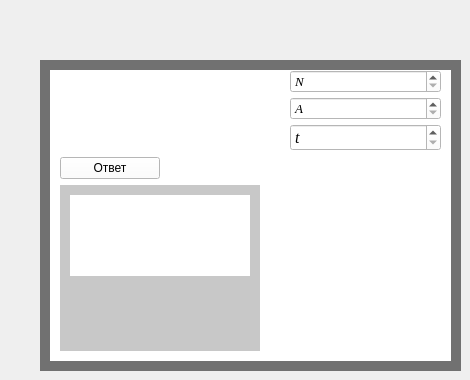
    <widget class="QWidget" name="tab_9">
     <attribute name="title">
      <string>Мощность</string>
     </attribute>
     <widget class="QWidget" name="widget_48" native="true">
      <property name="geometry">
       <rect>
        <x>40</x>
        <y>60</y>
        <width>421</width>
        <height>311</height>
       </rect>
      </property>
      <property name="styleSheet">
       <string notr="true">background-color: rgb(0, 0, 0);
background-color: rgb(113, 113, 113);</string>
      </property>
      <widget class="QWidget" name="widget_49" native="true">
       <property name="geometry">
        <rect>
         <x>10</x>
         <y>10</y>
         <width>401</width>
         <height>291</height>
        </rect>
       </property>
       <property name="styleSheet">
        <string notr="true">background-color: rgb(255, 255, 255);</string>
       </property>
       <widget class="QWidget" name="verticalLayoutWidget_34">
        <property name="geometry">
         <rect>
          <x>10</x>
          <y>0</y>
          <width>381</width>
          <height>281</height>
         </rect>
        </property>
        <layout class="QVBoxLayout" name="verticalLayout_44">
         <item>
          <layout class="QHBoxLayout" name="horizontalLayout_25">
           <property name="spacing">
            <number>50</number>
           </property>
           <item>
            <widget class="QLabel" name="label_44">
             <property name="minimumSize">
              <size>
               <width>180</width>
               <height>0</height>
              </size>
             </property>
             <property name="styleSheet">
              <string notr="true">background-color: rgb(255, 255, 255);</string>
             </property>
             <property name="text">
              <string/>
             </property>
             <property name="pixmap">
              <pixmap>D:/Downloads/maxresdefault (1).jpg</pixmap>
             </property>
            </widget>
           </item>
           <item>
            <layout class="QVBoxLayout" name="verticalLayout_47">
             <property name="spacing">
              <number>4</number>
             </property>
             <item>
              <widget class="QSpinBox" name="spinBox_57">
               <property name="font">
                <font>
                 <family>Times New Roman</family>
                 <pointsize>10</pointsize>
                 <italic>true</italic>
                </font>
               </property>
               <property name="specialValueText">
                <string>N</string>
               </property>
               <property name="maximum">
                <number>1000000000</number>
               </property>
              </widget>
             </item>
             <item>
              <widget class="QSpinBox" name="spinBox_59">
               <property name="font">
                <font>
                 <family>Times New Roman</family>
                 <pointsize>10</pointsize>
                 <italic>true</italic>
                </font>
               </property>
               <property name="specialValueText">
                <string>A</string>
               </property>
               <property name="maximum">
                <number>1000000000</number>
               </property>
              </widget>
             </item>
             <item>
              <widget class="QSpinBox" name="spinBox_60">
               <property name="font">
                <font>
                 <family>Times New Roman</family>
                 <pointsize>12</pointsize>
                 <italic>true</italic>
                </font>
               </property>
               <property name="specialValueText">
                <string>t</string>
               </property>
               <property name="maximum">
                <number>1000000000</number>
               </property>
              </widget>
             </item>
            </layout>
           </item>
          </layout>
         </item>
         <item>
          <widget class="QPushButton" name="pushButton_16">
           <property name="minimumSize">
            <size>
             <width>100</width>
             <height>0</height>
            </size>
           </property>
           <property name="maximumSize">
            <size>
             <width>100</width>
             <height>16777215</height>
            </size>
           </property>
           <property name="text">
            <string>Ответ</string>
           </property>
          </widget>
         </item>
         <item>
          <widget class="QWidget" name="widget_50" native="true">
           <property name="maximumSize">
            <size>
             <width>200</width>
             <height>16777215</height>
            </size>
           </property>
           <property name="styleSheet">
            <string notr="true">background-color: rgb(200, 200, 200);</string>
           </property>
           <widget class="QLabel" name="label_16">
            <property name="geometry">
             <rect>
              <x>10</x>
              <y>10</y>
              <width>180</width>
              <height>81</height>
             </rect>
            </property>
            <property name="minimumSize">
             <size>
              <width>180</width>
              <height>0</height>
             </size>
            </property>
            <property name="maximumSize">
             <size>
              <width>180</width>
              <height>16777215</height>
             </size>
            </property>
            <property name="styleSheet">
             <string notr="true">background-color: rgb(255, 255, 255);</string>
            </property>
            <property name="text">
             <string/>
            </property>
           </widget>
          </widget>
         </item>
        </layout>
       </widget>
      </widget>
     </widget>
    </widget>
